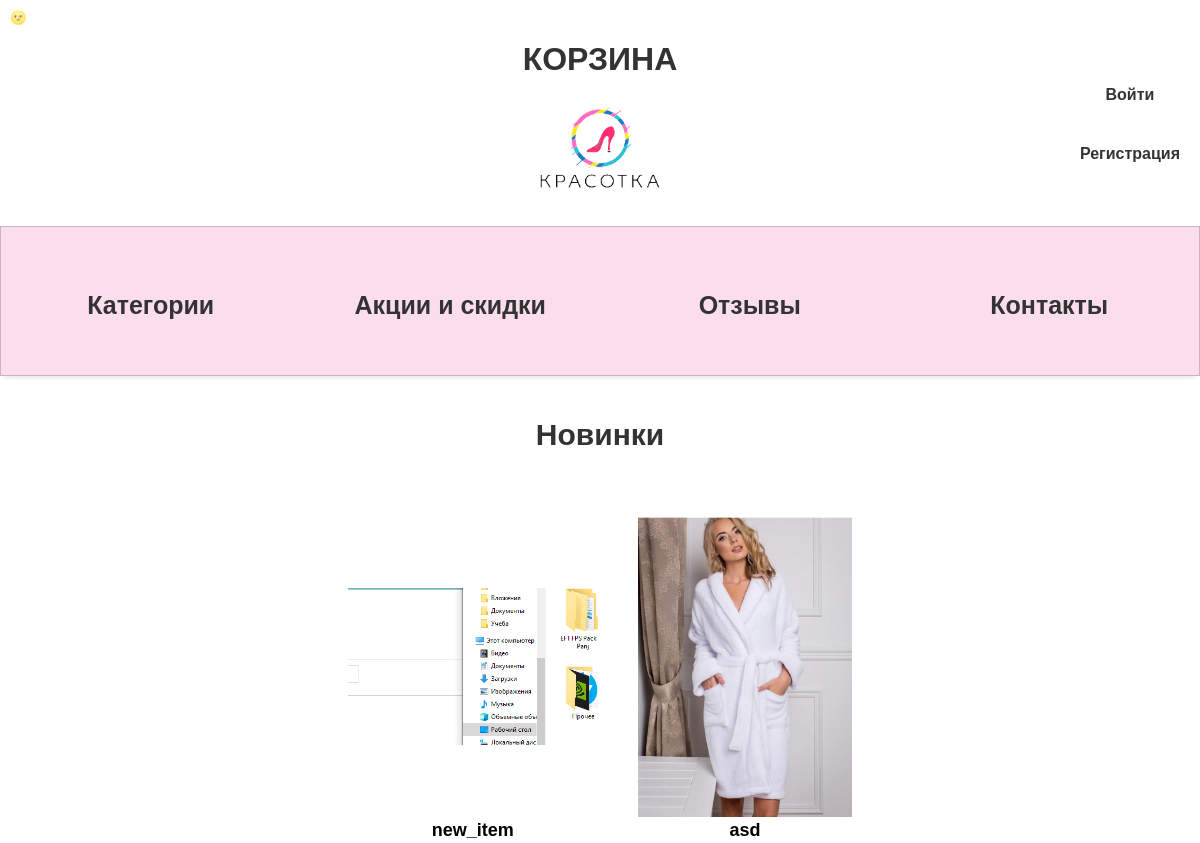
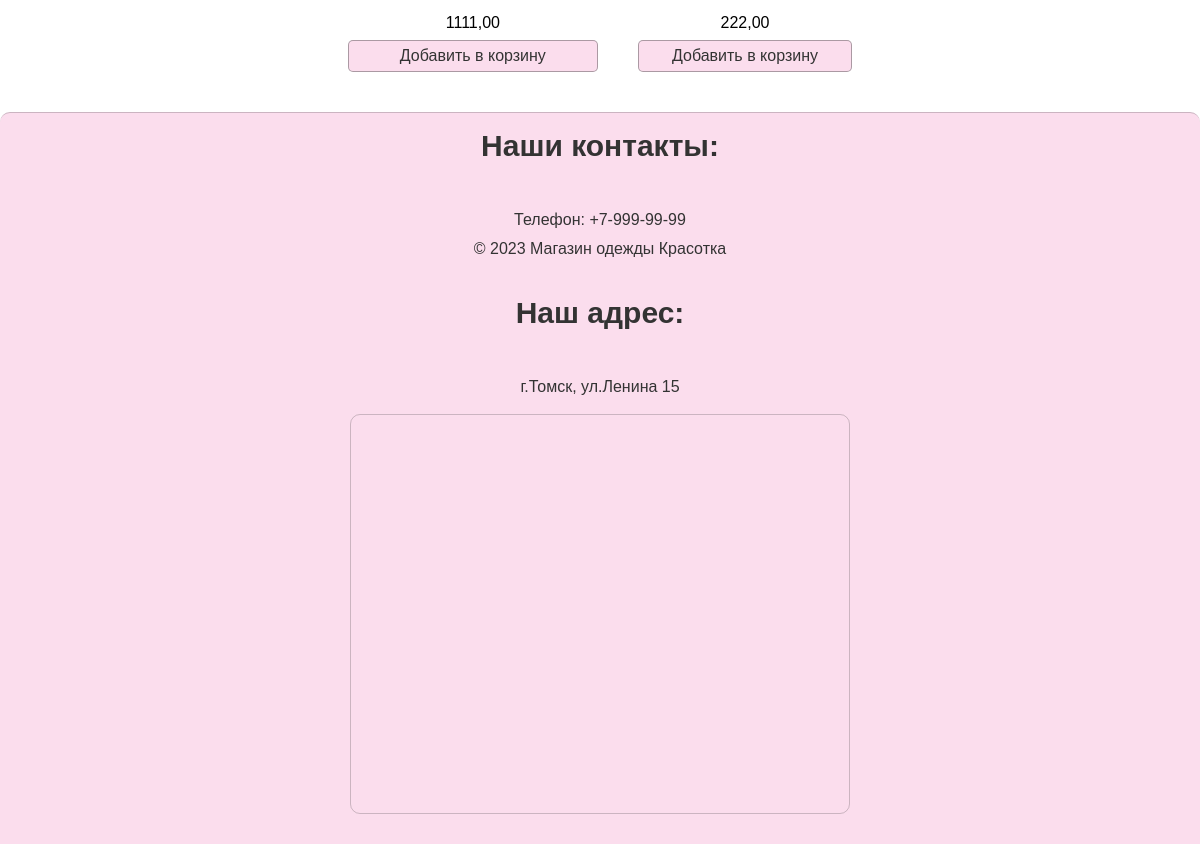
The app's page /, older data (2 pictures, top to bottom).
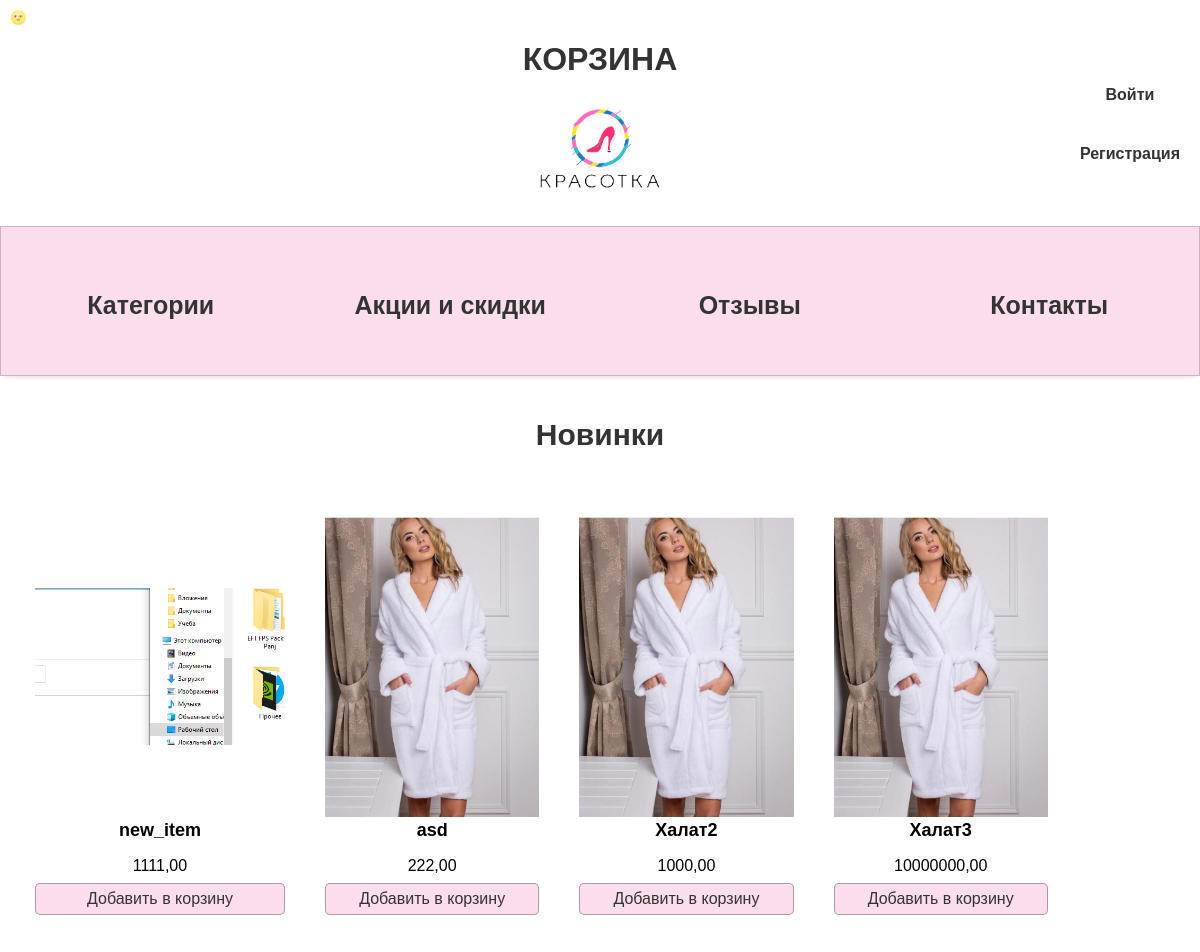
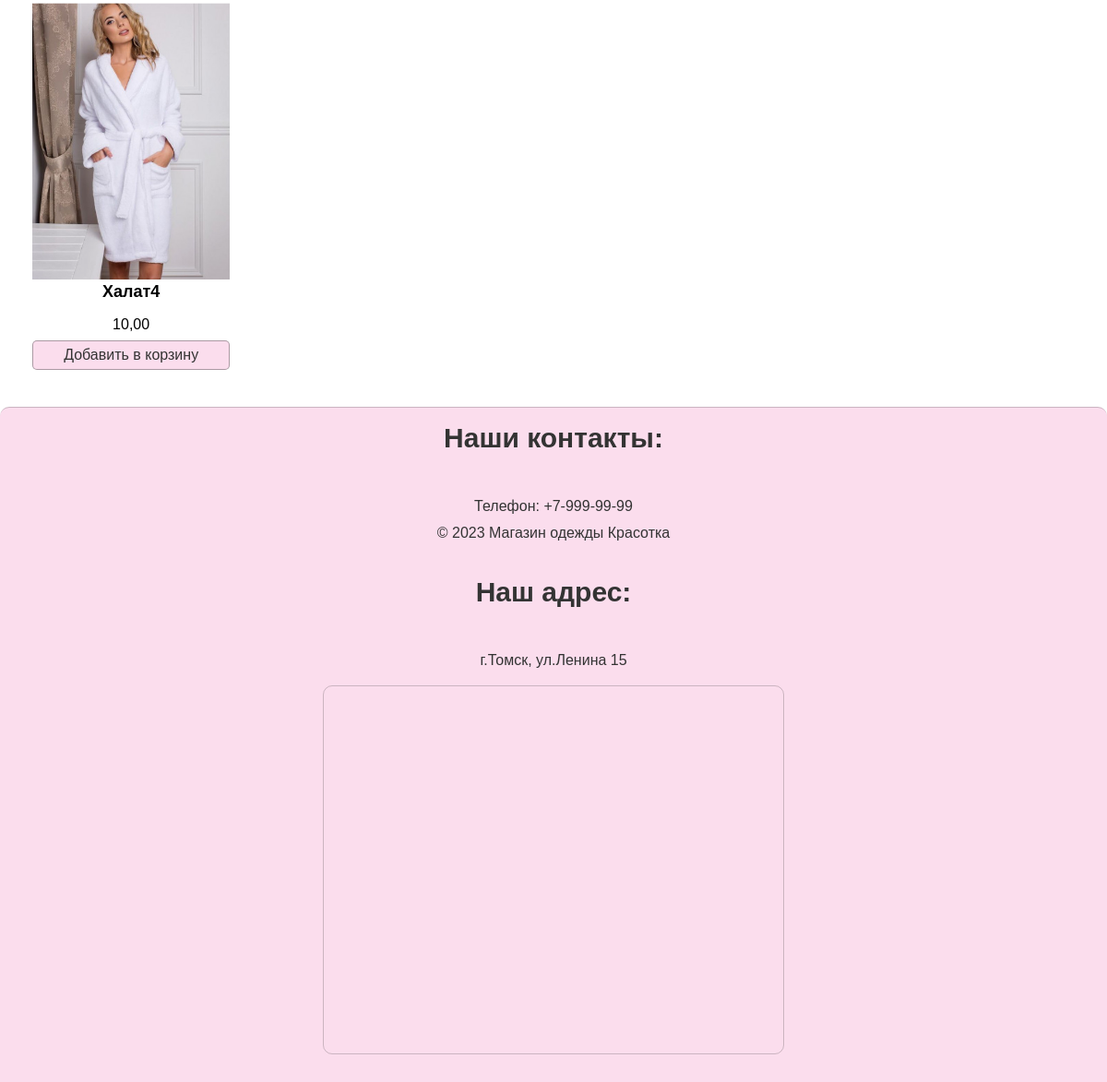
The same page, newer data (2 pictures, top to bottom).
### mainApp/models.py (models this page shows, shortened)
class Item(models.Model):
    category = models.ForeignKey(Category, on_delete=models.CASCADE, null=True, verbose_name='Категория')
    name = models.CharField(max_length=100, verbose_name='Название')
    description = models.TextField(default=None, verbose_name='Описание')
    price = models.DecimalField(max_digits=10, decimal_places=2, verbose_name='Цена')
    image = models.ImageField(upload_to='items/%Y/%m/%d/', blank=True, verbose_name='Фото')
    created_at = models.DateTimeField(auto_now_add=True, verbose_name='Создано')
    updated_at = models.DateTimeField(auto_now=True, verbose_name='Обновлено')
    slug_name = models.CharField(max_length=100, default='slug_name', verbose_name='Слаг (форен кей)')
    item_slug = models.CharField(max_length=100, default='item_slug', verbose_name='Слаг (предмета)')
    discount = models.DecimalField(default=0.00, max_digits=4, decimal_places=2,verbose_name='Скидка')
    class Meta:
        verbose_name = 'Вещи'
        verbose_name_plural = 'Вещи'
        ordering = ['created_at', 'updated_at']

### mainApp/views.py (the view)
# urls.py: path('', Index.as_view(), name='index'),
class Index(ListView):
    def get(self, request, *args, **kwargs):
        thirty_days_ago = timezone.now() - timezone.timedelta(days=30)
        new_items = Item.objects.filter(created_at__gte=thirty_days_ago)
        return render(request, 'index.html', {'items': new_items})

### mainApp/templates/index.html
{% extends "base.html" %}
{% load static %}
{% block content %}
<h2 style="text-align:center; color: #333;">Новинки</h2>
<section class="item-section">
    <ul class="item_list">
        {% if items %}
        {%for item in items %}
        <li class="item_list_item">
            {% if item.image %}
            <img src="{{item.image.url}}" alt="Картинка" class="item_img">
            {% else %}
            <img class="item_img" src="{% static 'mainApp/img/юбка.png' %}" alt="this is image of cate">
            {% endif %}
            <h3>{{item.name}}</h3>
            <p>{{item.price}}</p>
            <a href="{% url 'purchase:cart_add' item.item_slug%}" class="add_in_cart">Добавить в корзину</a>
        </li>
        {% endfor %}
        {% else %}
        <p>На данный момент новинки отсутствуют</p>
        {% endif %}
    </ul>
</section>
{% endblock %}

### magaz/templates/base.html (shortened to what this page needs)
<!DOCTYPE html>
{% load static %}
<html lang="ru">
<head>
    <link rel="stylesheet" href="{% static 'mainApp/css/style.css' %}"/>
    <link href="https://fonts.cdnfonts.com/css/gilroy-bold" rel="stylesheet">
</head>
<body>
<header class="header">
    <div class="themes">
        <input type="button" class="theme-selector" value="&#x1F31D;">
    </div>
    <h1>
        <a href="{% url 'purchase:cart' %}" class="">КОРЗИНА</a>
        <span class="sign_in_out">
        {% if user.is_authenticated %}
            <li class="last">
                {% if user.username == 'admin' %}
                    <a href="http://127.0.0.1:8000/admin/" class="user-link">
                        <b class="username">{{user.username}}</b>
                    </a>
                {% else %}
                    <a href="http://127.0.0.1:8000/users/account/" class="user-link">
                        <b class="username">{{user.username}}</b>
                    </a>
                {% endif %}
                <a href="http://127.0.0.1:8000/users/logout/" class="logout-link"><p>выйти</p></a>
            </li>
        {% else %}
            <li class="last">
                <a href="http://127.0.0.1:8000/users/login/" class="login-link"><p>Войти</p></a>
                <a href="http://127.0.0.1:8000/users/register/" class="register-link"><p>Регистрация</p></a>
            </li>
        {% endif %}
    </span>
        <span class="logo">
            <a href="http://127.0.0.1:8000">
                <img class="logo" src="{% static 'mainApp/img/logogo.png' %}" alt="logo">
            </a>
        </span>
    </h1>
    <nav class="header_nav">
        <ul>
            <li class="main_nav">
                <a class="nav_cat" href="http://127.0.0.1:8000/category/">Категории</a>
            </li>
            <li class="main_nav">
                <a class="nav_cat" href="http://127.0.0.1:8000/sale/">Акции и скидки</a>
            </li>
            <li class="main_nav">
                <a class="nav_cat" href="http://127.0.0.1:8000/reviews/">Отзывы</a>
            </li>
            <li class="main_nav">
                <a class="nav_cat" href="#bottom">Контакты</a>
            </li>
        </ul>
    </nav>
</header>
<main class="block_content">
    {% block content %}
    {% endblock %}
</main>
<footer>
    <h2>Наши контакты:</h2>
    <p>Телефон: +7-999-99-99</p>
    <p>© 2023 Магазин одежды Красотка</p>
    <br>
    <h2>Наш адрес:</h2>
    <p>г.Томск, ул.Ленина 15</p>
</footer>
<div class="iframe">
    <iframe src="https://yandex.ru/map-widget/v1/?um=constructor%3Acabe00bc532732b9281b46adffe3f626dcdd78c9b9a39b3fe4279d03a0b87442&amp;source=constructor"
            width="500" height="400" frameborder="0"></iframe>
</div>
</body>
</html>

### mainApp/static/mainApp/css/style.css (style rules this page uses)
* { box-sizing: border-box; margin: 0; padding: 0; transition: background-color 1s ease, color 1s ease; }
body, html { height: 100%; margin: 0; }
html { scroll-behavior: smooth; }
body { font-family: 'Gilroy-Medium', sans-serif; margin: 0; font-size: 1rem; font-weight: 400; line-height: 1.5; color: #292b2c; background-color: var(--color-bg); color: var(--color-text); overflow-x: hidden; }
a { text-decoration: none; color: #333; }
header { text-align: center; background-color: white; box-shadow: 0 2px 4px rgba(0, 0, 0, 0.1); padding: 0; position: relative; top: 0; left: 0; right: 0; z-index: 1; border-bottom-left-radius: 10px; border-bottom-right-radius: 10px; margin-bottom: 3%; }
.logo { max-width: 10%; margin-bottom: 24px; }
.header_nav { color: #333; position: relative; height: 150px; background-color: rgb(251 221 237); border: 1px solid #3333333d; }
nav ul { padding-top: 30px; display: flex; list-style: none; align-items: center; flex-wrap: nowrap; flex-direction: row; justify-content: center }
.main_nav { margin: 30px; vertical-align: top; width: 20%; }
main { min-height: auto; max-width: 1170px; margin: auto; }
.nav_cat { font-weight: bold; transition: color 0.3s ease, text-shadow 0.3s ease, transform 0.3s ease; font-size: 25px; letter-spacing: 0; display: inline-block; }
h2 { font-size: 30px; margin-bottom: 40px; }
ul { list-style: none; }
.item-section { display: flex; justify-content: center; }
.item_list { list-style: none; padding: 0; display: flex; flex-wrap: wrap; justify-content: flex-start; margin: 0 auto; }
.item_list_item { text-align: center; margin: 20px; max-width: 250px; display: flex; flex-direction: column; justify-content: space-between; }
.item_img { width: 100%; height: 300px; object-fit: contain; transition: transform 0.5s ease; }
img { max-width: 100%; }
h3 { font-size: 18px; margin-bottom: 10px; }
p { font-size: 16px; margin-bottom: 5px; }
footer { margin-top: 20px; padding: 10px; background-color: rgb(251 221 237); color: #333; text-align: center; bottom: 0; width: 100%; border-top-left-radius: 10px; border-top-right-radius: 10px; border-top: 1px solid #3333333d ; }
iframe { margin-bottom: 30px; border: 1px solid #3333333d; border-radius: 10px; }
.iframe { background-color: rgb(251 221 237); display: flex; justify-content: center; }
.sign_in_out { display: flex; flex-direction: row-reverse; font-size: 20px; height: 24px; }
.last { color: black; list-style-type: none; margin-right: 20px; }
.login-link, .register-link,logout-link { text-decoration: none; font-family: 'Arial', sans-serif; margin-right: 10px; transition: color 0.3s ease, text-shadow 0.3s ease, transform 0.3s ease; }
.theme-selector { display: block; cursor: pointer; padding: 10px; border: none; background-color: white; color: #333; border-radius: 5px; transition: background-color 0.3s ease, color 0.3s ease; }
.add_in_cart { display: inline-block; padding: 3px; background-color: rgb(251, 221, 237); color: #333; text-decoration: none; border: 0.5px solid #3336; border-radius: 5px; font-family: Arial, sans-serif; }

Row changes from the older to the newer data that the page shows:
added Item: image (picture), name "Халат2", price "1000,00"
added Item: image (picture), name "Халат3", price "10000000,00"
added Item: image (picture), name "Халат4", price "10,00"
